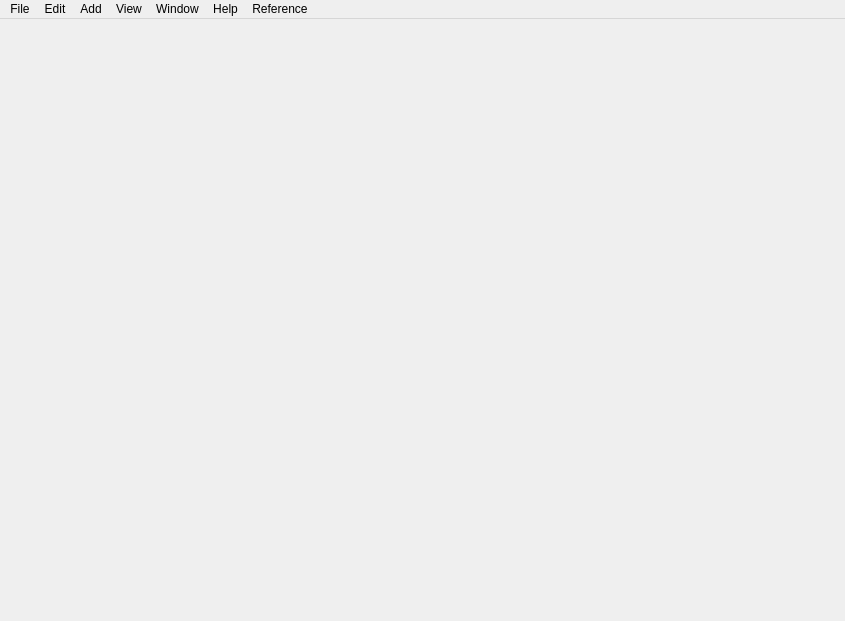
<?xml version="1.0" encoding="UTF-8"?>
<ui version="4.0">
 <class>BaseWindow</class>
 <widget class="QMainWindow" name="BaseWindow">
  <property name="geometry">
   <rect>
    <x>0</x>
    <y>0</y>
    <width>845</width>
    <height>621</height>
   </rect>
  </property>
  <property name="windowTitle">
   <string>MainWindow</string>
  </property>
  <widget class="QWidget" name="centralwidget">
   <layout class="QHBoxLayout" name="horizontalLayout">
    <property name="spacing">
     <number>0</number>
    </property>
    <property name="leftMargin">
     <number>0</number>
    </property>
    <property name="topMargin">
     <number>0</number>
    </property>
    <property name="rightMargin">
     <number>0</number>
    </property>
    <property name="bottomMargin">
     <number>0</number>
    </property>
   </layout>
  </widget>
  <widget class="QMenuBar" name="menubar">
   <property name="geometry">
    <rect>
     <x>0</x>
     <y>0</y>
     <width>845</width>
     <height>22</height>
    </rect>
   </property>
   <widget class="QMenu" name="menuFile">
    <property name="title">
     <string>File</string>
    </property>
    <addaction name="actionNew"/>
    <addaction name="actionOpen"/>
    <addaction name="separator"/>
    <addaction name="actionSave"/>
    <addaction name="actionSaveAs"/>
    <addaction name="actionToggleAutosave"/>
    <addaction name="separator"/>
    <addaction name="actionCheckUpdate"/>
    <addaction name="separator"/>
    <addaction name="actionClose"/>
    <addaction name="actionQuit"/>
   </widget>
   <widget class="QMenu" name="menuHelp">
    <property name="title">
     <string>Help</string>
    </property>
    <addaction name="actionAbout"/>
   </widget>
   <widget class="QMenu" name="menuAdd">
    <property name="title">
     <string>Add</string>
    </property>
   </widget>
   <widget class="QMenu" name="menuView">
    <property name="title">
     <string>View</string>
    </property>
    <addaction name="actionHeightmap"/>
    <addaction name="actionShaded"/>
    <addaction name="separator"/>
    <addaction name="actionHideUI"/>
   </widget>
   <widget class="QMenu" name="menuWindow">
    <property name="title">
     <string>Window</string>
    </property>
    <addaction name="actionNewCanvas"/>
    <addaction name="separator"/>
    <addaction name="actionNewViewport"/>
    <addaction name="actionNewQuad"/>
   </widget>
   <widget class="QMenu" name="menuEdit">
    <property name="title">
     <string>Edit</string>
    </property>
    <addaction name="actionCut"/>
    <addaction name="actionCopy"/>
    <addaction name="actionPaste"/>
    <addaction name="separator"/>
   </widget>
   <widget class="QMenu" name="menuReference">
    <property name="title">
     <string>Reference</string>
    </property>
    <addaction name="actionShapes"/>
   </widget>
   <addaction name="menuFile"/>
   <addaction name="menuEdit"/>
   <addaction name="menuAdd"/>
   <addaction name="menuView"/>
   <addaction name="menuWindow"/>
   <addaction name="menuHelp"/>
   <addaction name="menuReference"/>
  </widget>
  <action name="actionNew">
   <property name="text">
    <string>New</string>
   </property>
  </action>
  <action name="actionOpen">
   <property name="text">
    <string>Open</string>
   </property>
  </action>
  <action name="actionSave">
   <property name="text">
    <string>Save</string>
   </property>
  </action>
  <action name="actionSaveAs">
   <property name="text">
    <string>Save As</string>
   </property>
  </action>
  <action name="actionToggleAutosave">
   <property name="checkable">
    <bool>true</bool>
   </property>
   <property name="text">
    <string>Autosave</string>
   </property>
  </action>
  <action name="actionQuit">
   <property name="text">
    <string>Quit</string>
   </property>
  </action>
  <action name="actionAbout">
   <property name="text">
    <string>About</string>
   </property>
  </action>
  <action name="actionControls">
   <property name="text">
    <string>Controls</string>
   </property>
  </action>
  <action name="actionHeightmap">
   <property name="checkable">
    <bool>true</bool>
   </property>
   <property name="text">
    <string>Height-map</string>
   </property>
  </action>
  <action name="actionShaded">
   <property name="checkable">
    <bool>true</bool>
   </property>
   <property name="checked">
    <bool>true</bool>
   </property>
   <property name="text">
    <string>Shaded</string>
   </property>
  </action>
  <action name="actionNewCanvas">
   <property name="text">
    <string>New graph window</string>
   </property>
  </action>
  <action name="actionNewViewport">
   <property name="text">
    <string>New 3D window</string>
   </property>
  </action>
  <action name="actionNewQuad">
   <property name="text">
    <string>New quad window</string>
   </property>
  </action>
  <action name="actionClose">
   <property name="text">
    <string>Close</string>
   </property>
  </action>
  <action name="actionUndo">
   <property name="text">
    <string>Undo</string>
   </property>
  </action>
  <action name="actionRedo">
   <property name="text">
    <string>Redo</string>
   </property>
  </action>
  <action name="actionCopy">
   <property name="text">
    <string>Copy</string>
   </property>
  </action>
  <action name="actionPaste">
   <property name="text">
    <string>Paste</string>
   </property>
  </action>
  <action name="actionCut">
   <property name="text">
    <string>Cut</string>
   </property>
  </action>
  <action name="actionCheckUpdate">
   <property name="text">
    <string>Check for updates</string>
   </property>
  </action>
  <action name="actionHideUI">
   <property name="checkable">
    <bool>true</bool>
   </property>
   <property name="text">
    <string>Hide UI</string>
   </property>
  </action>
  <action name="actionShapes">
   <property name="text">
    <string>Shapes library</string>
   </property>
  </action>
 </widget>
 <resources/>
 <connections/>
</ui>
